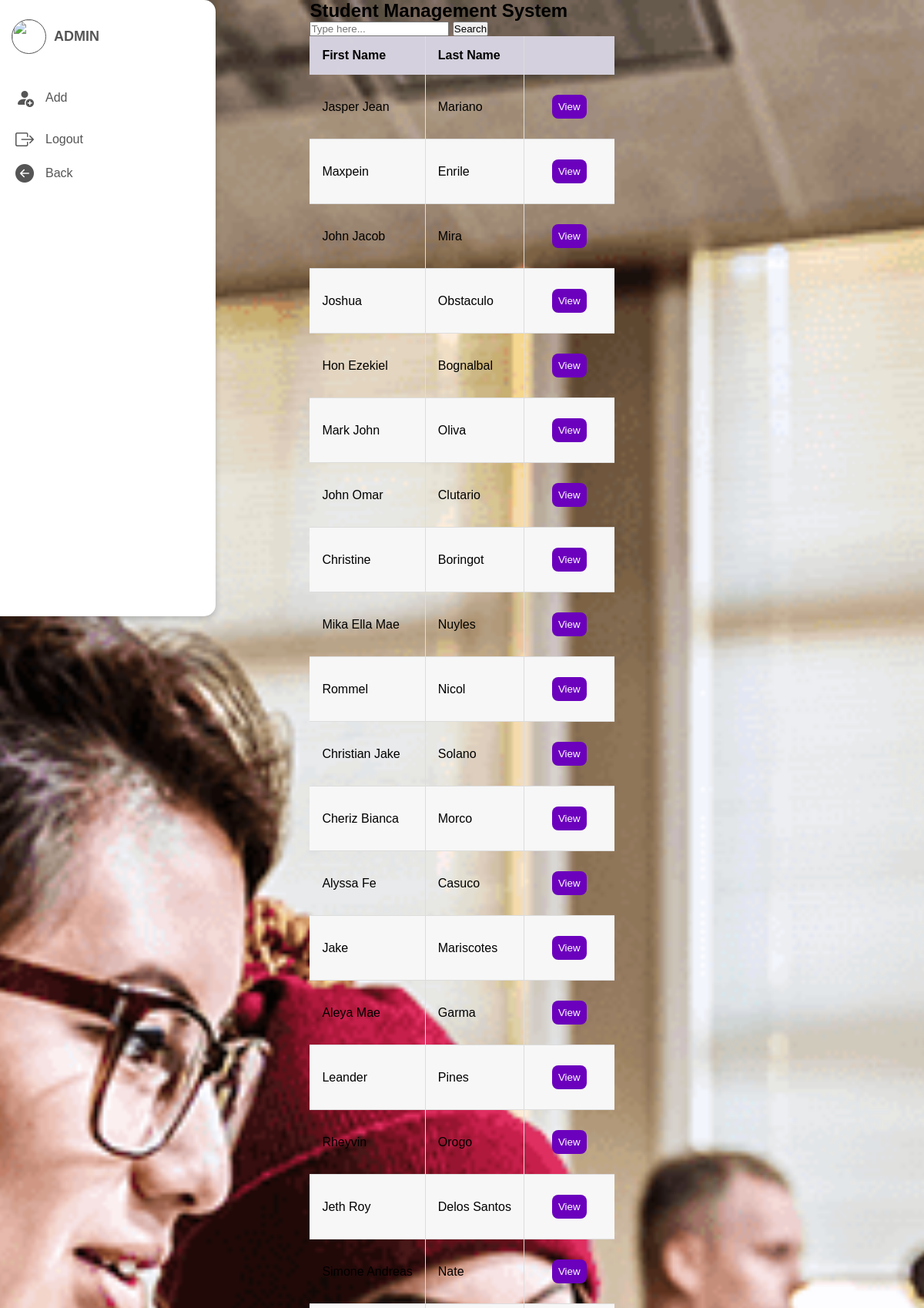
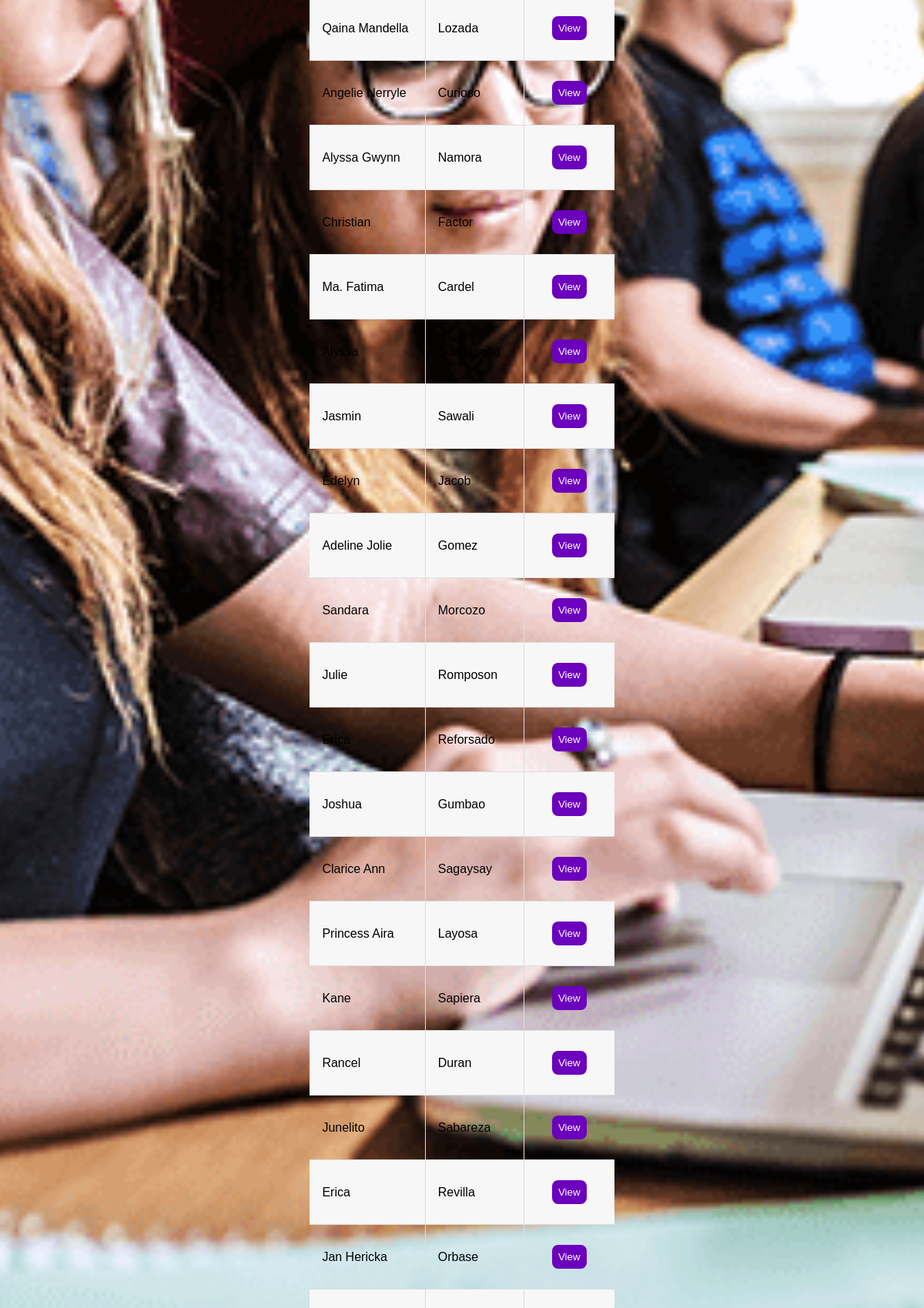
Page /search-result.php (signed in, upper part) on the committed database (2 pictures, top to bottom).
### tables this page shows
CREATE TABLE `students_list` (
  `id` int(11) NOT NULL,
  `first_name` varchar(50) NOT NULL,
  `middlename` varchar(50) NOT NULL,
  `surname` varchar(50) NOT NULL,
  `birthdate` varchar(20) NOT NULL,
  `age` varchar(10) NOT NULL,
  `sex` varchar(50) NOT NULL,
  `address` text NOT NULL,
  `contact_no` varchar(20) NOT NULL,
  `email` varchar(200) NOT NULL,
  `civil_status` varchar(50) NOT NULL,
  `nationality` varchar(50) NOT NULL,
  `religion` varchar(50) NOT NULL,
  `course` varchar(50) NOT NULL,
  `date_added` timestamp NOT NULL DEFAULT current_timestamp()
);

### search-result.php (the view, shortened to what this page needs)
<?php
include_once 'database.php';
$search = $_GET['search'];
$sql = "SELECT * FROM students_list WHERE first_name LIKE '%$search%' || surname LIKE '%$search%' ORDER BY id DESC";
$students = $con->query($sql) or die ($con->error);
$row = $students->fetch_assoc();
?>
<html lang="en">
<head>
    <link rel="stylesheet" href="font/bootstrap-icons.css">
    <link rel="stylesheet" href="css/details.css">
</head>
<body>
    <div class="container">
        <nav>
            <ul>
                <li>
                    <a class="logo">
                        <img src="images/profile.png">
                    </a>
                </li>
                <?php if ($_SESSION['Access'] === 'admin') { ?>
                    <li><a href="add.php"><i class="bi bi-person-fill-add"></i><span class="nav-item">Add</span></a></li>
                <?php } ?>
                <li>
                    <a href="logout.php"><i class="bi bi-box-arrow-right"></i><span class="nav-item">Logout</span></a>
                    <a href="index.php"><i class="bi bi-arrow-left-circle-fill"></i><span class="nav-item">Back</span></a>
                </li>
            </ul>
        </nav>
        <section class="main">
            <div class="main-top">
                <h1>Student Management System</h1>
                <form action="search-result.php" method="get">
                    <input type="text" id="search" name="search" placeholder="Type here...">
                    <button type="submit">Search</button>
                </form>
            </div>
            <table class="table">
                <thead>
                    <tr>
                        <th>First Name</th>
                        <th>Last Name</th>
                        <th>         </th>
                    </tr>
                </thead>
                <tbody>
                    <?php do { ?>
                        <tr>
                            <td><?php echo $row['first_name']; ?></td>
                            <td><?php echo $row['surname']; ?></td>
                            <?php if ($_SESSION['Access'] == 'admin') { ?>
                                <td>
                                    <a href="details.php?ID=<?php echo $row['id']; ?>"><button>View</button></a>
                                </td>
                            <?php } else { ?>
                                <td><button onclick="guestWarning()">View</button></td>
                            <?php } ?>
                        </tr>
                    <?php } while ($row = $students->fetch_assoc()); ?>
                </tbody>
            </table>
        </section>
    </div>
</body>
</html>

### css/details.css (style rules this page uses)
* { margin: 0; padding: 0; box-sizing: border-box; font-family: sans-serif; }
body { min-height: 100vh; background: url(../images/background.jpg) center / cover; display: flex; justify-content: center; align-items: center; }
.container { display: flex; transition: transform 0.5s ease; }
nav { position: fixed; top: 0; left: 0; bottom: 0; height: 100vh; width: 90px; background: #fff; overflow: hidden; transition: width 0.5s; display: flex; flex-direction: column; align-items: center; border-top-right-radius: 15px; border-bottom-right-radius: 15px; box-shadow: 0 4px 8px rgba(0, 0, 0, 0.2); z-index: 10; }
.logo { display: flex; align-items: center; padding: 15px; margin-bottom: 20px; }
.logo img { width: 45px; height: 45px; border-radius: 50%; border: 1.5px solid #555; }
ul { list-style: none; padding: 0; margin: 0; width: 100%; }
li { width: 100%; margin: 10px 0; }
a { display: flex; align-items: center; padding: 10px 20px; text-decoration: none; color: #555; font-size: 16px; transition: background 0.3s, color 0.3s, transform 0.3s; }
a .bi { font-size: 24px; margin-right: 15px; color: #555; transition: color 0.3s, transform 0.3s; }
.logo, .logo span { pointer-events: none; background: none; transform: none; }
.container { display: flex; }
tbody tr { border-bottom: 1px solid #ddd; }
th, td { padding: 1rem; text-align: left; border-right: 1px solid #ddd; }
td:last-child, th:last-child { border-right: none; }
table { width: 100%; border-collapse: collapse; table-layout: auto; }
thead th { background-color: #d5d1defe; cursor: pointer; text-transform: capitalize; }
tbody tr:nth-child(even) { background-color: #f7f7f7; }
th, td { padding: 1rem; text-align: left; }
td button { padding: .5rem; border-radius: .5rem; background-color: hsl(274, 100%, 37%); color: white; border: none; cursor: pointer; }

### rows in the picture
students_list: first_name "Jasper Jean", surname "Mariano"
students_list: first_name "Maxpein", surname "Enrile"
students_list: first_name "John Jacob", surname "Mira"
students_list: first_name "Joshua", surname "Obstaculo"
students_list: first_name "Hon Ezekiel", surname "Bognalbal"
students_list: first_name "Mark John", surname "Oliva"
students_list: first_name "John Omar", surname "Clutario"
students_list: first_name "Christine", surname "Boringot"
students_list: first_name "Mika Ella Mae", surname "Nuyles"
students_list: first_name "Rommel", surname "Nicol"
students_list: first_name "Christian Jake", surname "Solano"
students_list: first_name "Cheriz Bianca", surname "Morco"
students_list: first_name "Alyssa Fe", surname "Casuco"
students_list: first_name "Jake", surname "Mariscotes"
students_list: first_name "Aleya Mae", surname "Garma"
students_list: first_name "Leander", surname "Pines"
students_list: first_name "Rheyvin", surname "Orogo"
students_list: first_name "Jeth Roy", surname "Delos Santos"
students_list: first_name "Simone Andreas", surname "Nate"
students_list: first_name "Qaina Mandella", surname "Lozada"
students_list: first_name "Angelie Nerryle", surname "Curioso"
students_list: first_name "Alyssa Gwynn", surname "Namora"
students_list: first_name "Christian", surname "Factor"
students_list: first_name "Ma. Fatima", surname "Cardel"
students_list: first_name "Alyssa", surname "Sumalpong"
students_list: first_name "Jasmin", surname "Sawali"
students_list: first_name "Edelyn", surname "Jacob"
students_list: first_name "Adeline Jolie", surname "Gomez"
students_list: first_name "Sandara", surname "Morcozo"
students_list: first_name "Julie", surname "Romposon"
students_list: first_name "Erica", surname "Reforsado"
students_list: first_name "Joshua", surname "Gumbao"
students_list: first_name "Clarice Ann", surname "Sagaysay"
students_list: first_name "Princess Aira", surname "Layosa"
students_list: first_name "Kane", surname "Sapiera"
students_list: first_name "Rancel", surname "Duran"
students_list: first_name "Junelito", surname "Sabareza"
students_list: first_name "Erica", surname "Revilla"
students_list: first_name "Jan Hericka", surname "Orbase"
